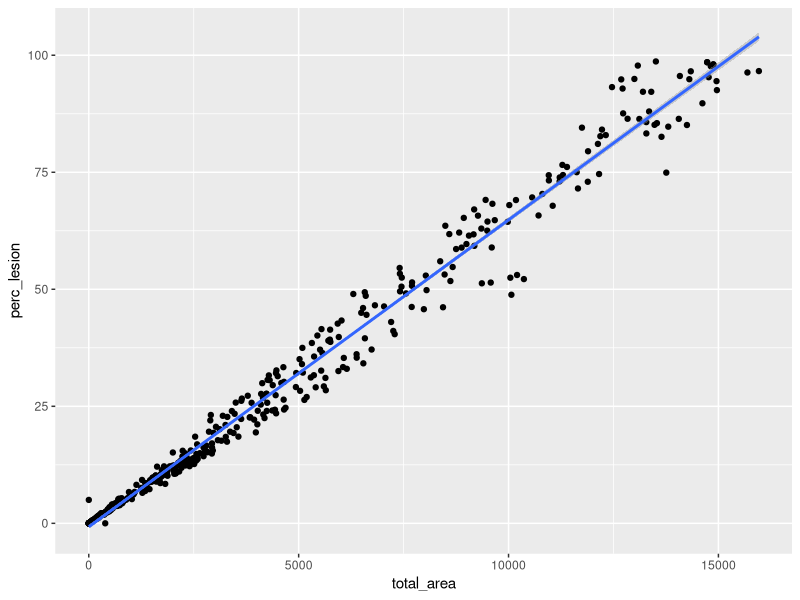
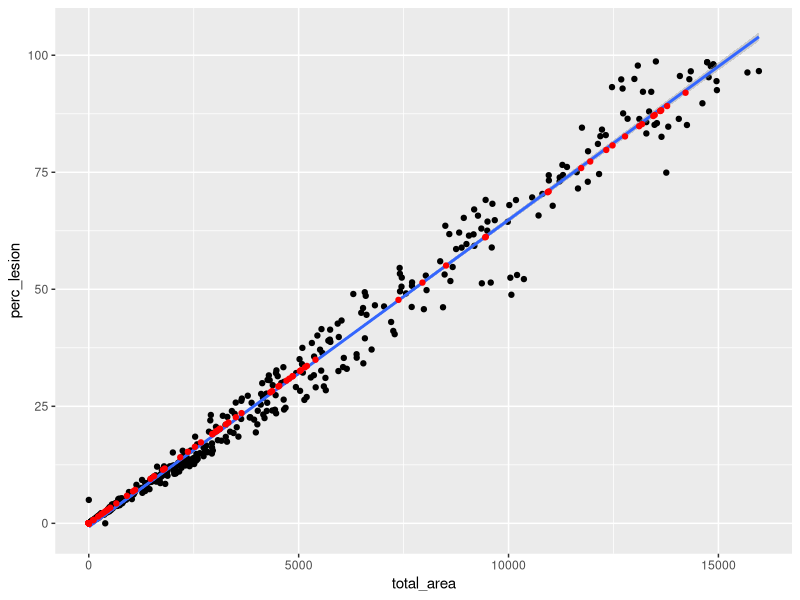

Write the R code that produced these figures, in order.
#finalize master file.
#need to convert lesion samples that were manually done from pixels to %lesion
#create linear model between area and lesion to figure out %lesion.

setwd("~/Box/Competency project/competency.git/data2019")
library(dplyr)
library(ggplot2)
rm(list=ls())#clear environment

df <- readxl::read_excel('master_bothassays.xlsx')
gps <- readxl::read_excel('plant_collection2019.xlsx')

#convert random numbers to actual dates
df$date_counted <- as.Date(as.numeric(df$date_counted), origin = as.Date("1899-12-31"))
df$perc_lesion <- as.numeric(df$perc_lesion) #character for some reason
head(df)

#remove samples that were manually done. includes mostly 0 and 100 or near 100. also ones without both total area and perc_lesion
df2 <- df %>% filter(
  !(is.na(perc_lesion)|is.na(total_area)),
  perc_lesion<99)
head(df2)

#plot the relationship between area and lesion. pretty damn linear.
ggplot(df2, aes(total_area, perc_lesion))+
  geom_point()+
  geom_smooth(method = 'lm')
m1 <- lm(data=df2, perc_lesion~0+total_area) #0 constrains model to pass through 0 at intercept
summary(m1)

#create data to predict lesion size
ndat <- df %>% filter(!is.na(total_area), is.na(perc_lesion))
ndat$perc_lesion <- predict(m1, newdata = ndat)
head(ndat)

#plot points with new data
ggplot(df2, aes(total_area, perc_lesion))+
  geom_point()+
  geom_smooth(method = 'lm') +
  geom_point(data=ndat, aes(total_area, perc_lesion), color='red')

#merge new data with original data
dfinal <- rbind(ndat, df) %>%  
  filter(!duplicated(leafID2)) %>% 
  arrange(leafID)
#View(dfinal)

#merge gps data to master file
dfinal <- merge(gps, dfinal, by=c("species", "ind")) %>% arrange(leafID)

write.csv(dfinal, "master_tall.csv", row.names = F)
